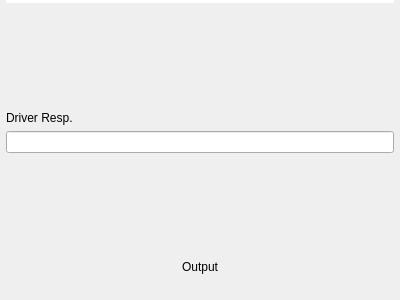
<?xml version="1.0" encoding="UTF-8"?>
<ui version="4.0">
 <class>QOutputSelect</class>
 <widget class="QWidget" name="QOutputSelect">
  <property name="geometry">
   <rect>
    <x>0</x>
    <y>0</y>
    <width>400</width>
    <height>300</height>
   </rect>
  </property>
  <property name="contextMenuPolicy">
   <enum>Qt::NoContextMenu</enum>
  </property>
  <property name="windowTitle">
   <string>Form</string>
  </property>
  <layout class="QVBoxLayout" name="verticalLayout">
   <property name="leftMargin">
    <number>6</number>
   </property>
   <property name="topMargin">
    <number>0</number>
   </property>
   <property name="rightMargin">
    <number>6</number>
   </property>
   <property name="bottomMargin">
    <number>6</number>
   </property>
   <item>
    <widget class="Line" name="line">
     <property name="styleSheet">
      <string notr="true">color: #ffffff;</string>
     </property>
     <property name="frameShadow">
      <enum>QFrame::Plain</enum>
     </property>
     <property name="lineWidth">
      <number>4</number>
     </property>
     <property name="orientation">
      <enum>Qt::Horizontal</enum>
     </property>
    </widget>
   </item>
   <item>
    <spacer name="verticalSpacer_2">
     <property name="orientation">
      <enum>Qt::Vertical</enum>
     </property>
     <property name="sizeHint" stdset="0">
      <size>
       <width>20</width>
       <height>40</height>
      </size>
     </property>
    </spacer>
   </item>
   <item>
    <widget class="QLabel" name="label_2">
     <property name="text">
      <string>Driver Resp.</string>
     </property>
    </widget>
   </item>
   <item>
    <widget class="QLineEdit" name="lineEditResponseFile">
     <property name="contextMenuPolicy">
      <enum>Qt::NoContextMenu</enum>
     </property>
    </widget>
   </item>
   <item>
    <spacer name="verticalSpacer">
     <property name="orientation">
      <enum>Qt::Vertical</enum>
     </property>
     <property name="sizeHint" stdset="0">
      <size>
       <width>20</width>
       <height>40</height>
      </size>
     </property>
    </spacer>
   </item>
   <item>
    <widget class="QLabel" name="label">
     <property name="text">
      <string notr="true">Output</string>
     </property>
     <property name="alignment">
      <set>Qt::AlignCenter</set>
     </property>
    </widget>
   </item>
   <item>
    <spacer name="verticalSpacer_3">
     <property name="orientation">
      <enum>Qt::Vertical</enum>
     </property>
     <property name="sizeType">
      <enum>QSizePolicy::Fixed</enum>
     </property>
     <property name="sizeHint" stdset="0">
      <size>
       <width>20</width>
       <height>20</height>
      </size>
     </property>
    </spacer>
   </item>
  </layout>
 </widget>
 <resources/>
 <connections/>
</ui>
